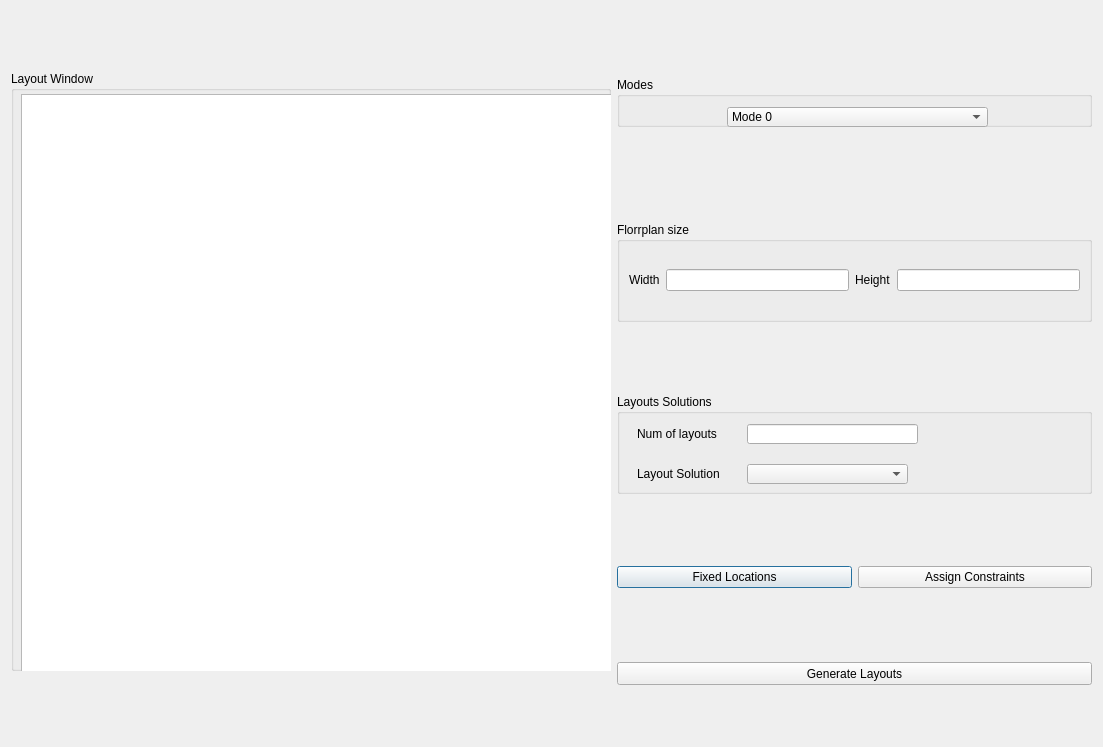
<?xml version="1.0" encoding="UTF-8"?>
<ui version="4.0">
 <class>CornerStitch_Dialog</class>
 <widget class="QDialog" name="CornerStitch_Dialog">
  <property name="geometry">
   <rect>
    <x>0</x>
    <y>0</y>
    <width>1103</width>
    <height>747</height>
   </rect>
  </property>
  <property name="windowTitle">
   <string>Dialog</string>
  </property>
  <layout class="QGridLayout" name="gridLayout">
   <item row="1" column="1" colspan="2">
    <widget class="QGroupBox" name="grbox_flsize">
     <property name="maximumSize">
      <size>
       <width>16777215</width>
       <height>100</height>
      </size>
     </property>
     <property name="title">
      <string>Florrplan size</string>
     </property>
     <layout class="QGridLayout" name="gridLayout_2">
      <item row="0" column="1">
       <widget class="QLineEdit" name="txt_width"/>
      </item>
      <item row="0" column="2">
       <widget class="QLabel" name="lbl_height_2">
        <property name="text">
         <string>Height</string>
        </property>
       </widget>
      </item>
      <item row="0" column="0">
       <widget class="QLabel" name="lbl_width">
        <property name="minimumSize">
         <size>
          <width>0</width>
          <height>20</height>
         </size>
        </property>
        <property name="maximumSize">
         <size>
          <width>100</width>
          <height>100</height>
         </size>
        </property>
        <property name="text">
         <string>Width</string>
        </property>
       </widget>
      </item>
      <item row="0" column="3">
       <widget class="QLineEdit" name="txt_height"/>
      </item>
     </layout>
    </widget>
   </item>
   <item row="2" column="1" colspan="2">
    <widget class="QGroupBox" name="groupBox">
     <property name="maximumSize">
      <size>
       <width>16777215</width>
       <height>100</height>
      </size>
     </property>
     <property name="title">
      <string>Layouts Solutions</string>
     </property>
     <widget class="QLineEdit" name="txt_num_layouts">
      <property name="geometry">
       <rect>
        <x>130</x>
        <y>30</y>
        <width>171</width>
        <height>20</height>
       </rect>
      </property>
     </widget>
     <widget class="QLabel" name="lbl_num_layouts">
      <property name="geometry">
       <rect>
        <x>20</x>
        <y>30</y>
        <width>81</width>
        <height>20</height>
       </rect>
      </property>
      <property name="maximumSize">
       <size>
        <width>100</width>
        <height>100</height>
       </size>
      </property>
      <property name="text">
       <string>Num of layouts</string>
      </property>
     </widget>
     <widget class="QLabel" name="lbl_sols">
      <property name="geometry">
       <rect>
        <x>20</x>
        <y>70</y>
        <width>83</width>
        <height>20</height>
       </rect>
      </property>
      <property name="minimumSize">
       <size>
        <width>0</width>
        <height>20</height>
       </size>
      </property>
      <property name="maximumSize">
       <size>
        <width>100</width>
        <height>100</height>
       </size>
      </property>
      <property name="text">
       <string>Layout Solutions:</string>
      </property>
     </widget>
     <widget class="QComboBox" name="cmb_sols">
      <property name="geometry">
       <rect>
        <x>130</x>
        <y>70</y>
        <width>161</width>
        <height>20</height>
       </rect>
      </property>
     </widget>
    </widget>
   </item>
   <item row="0" column="0" rowspan="5">
    <widget class="QGroupBox" name="grbox_view">
     <property name="minimumSize">
      <size>
       <width>600</width>
       <height>600</height>
      </size>
     </property>
     <property name="maximumSize">
      <size>
       <width>600</width>
       <height>600</height>
      </size>
     </property>
     <property name="title">
      <string>Layout Window</string>
     </property>
     <widget class="QGraphicsView" name="grview_layout_sols">
      <property name="geometry">
       <rect>
        <x>10</x>
        <y>23</y>
        <width>600</width>
        <height>600</height>
       </rect>
      </property>
      <property name="minimumSize">
       <size>
        <width>600</width>
        <height>600</height>
       </size>
      </property>
      <property name="maximumSize">
       <size>
        <width>600</width>
        <height>600</height>
       </size>
      </property>
     </widget>
    </widget>
   </item>
   <item row="0" column="1" colspan="2">
    <widget class="QGroupBox" name="grbox_modes">
     <property name="maximumSize">
      <size>
       <width>16777215</width>
       <height>50</height>
      </size>
     </property>
     <property name="title">
      <string>Modes</string>
     </property>
     <widget class="QComboBox" name="cmb_modes">
      <property name="geometry">
       <rect>
        <x>110</x>
        <y>30</y>
        <width>261</width>
        <height>20</height>
       </rect>
      </property>
      <item>
       <property name="text">
        <string>Mode 0</string>
       </property>
      </item>
      <item>
       <property name="text">
        <string>Mode 1</string>
       </property>
      </item>
      <item>
       <property name="text">
        <string>Mode 2</string>
       </property>
      </item>
      <item>
       <property name="text">
        <string>Mode 3</string>
       </property>
      </item>
     </widget>
    </widget>
   </item>
   <item row="3" column="1">
    <widget class="QPushButton" name="btn_fixed_locs">
     <property name="text">
      <string>Fixed Locations</string>
     </property>
    </widget>
   </item>
   <item row="3" column="2">
    <widget class="QPushButton" name="btn_constraints">
     <property name="text">
      <string>Assign Constraints</string>
     </property>
    </widget>
   </item>
   <item row="4" column="1" colspan="2">
    <widget class="QPushButton" name="btn_gen_layouts">
     <property name="minimumSize">
      <size>
       <width>200</width>
       <height>23</height>
      </size>
     </property>
     <property name="maximumSize">
      <size>
       <width>16777215</width>
       <height>23</height>
      </size>
     </property>
     <property name="text">
      <string>Generate Layouts</string>
     </property>
    </widget>
   </item>
  </layout>
 </widget>
 <resources/>
 <connections/>
</ui>
